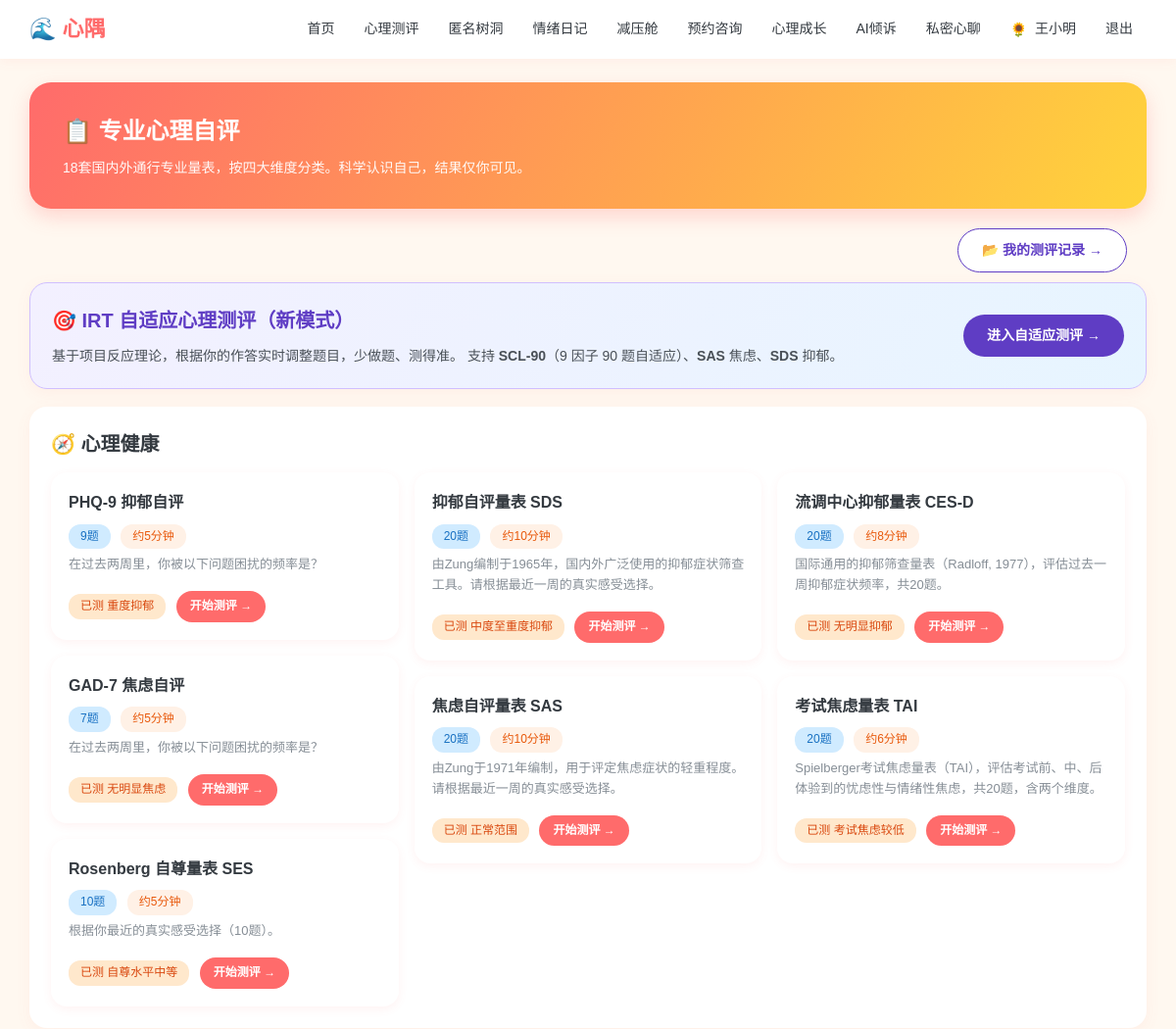
The page /assessment (signed in, upper part) on the database as committed earlier.
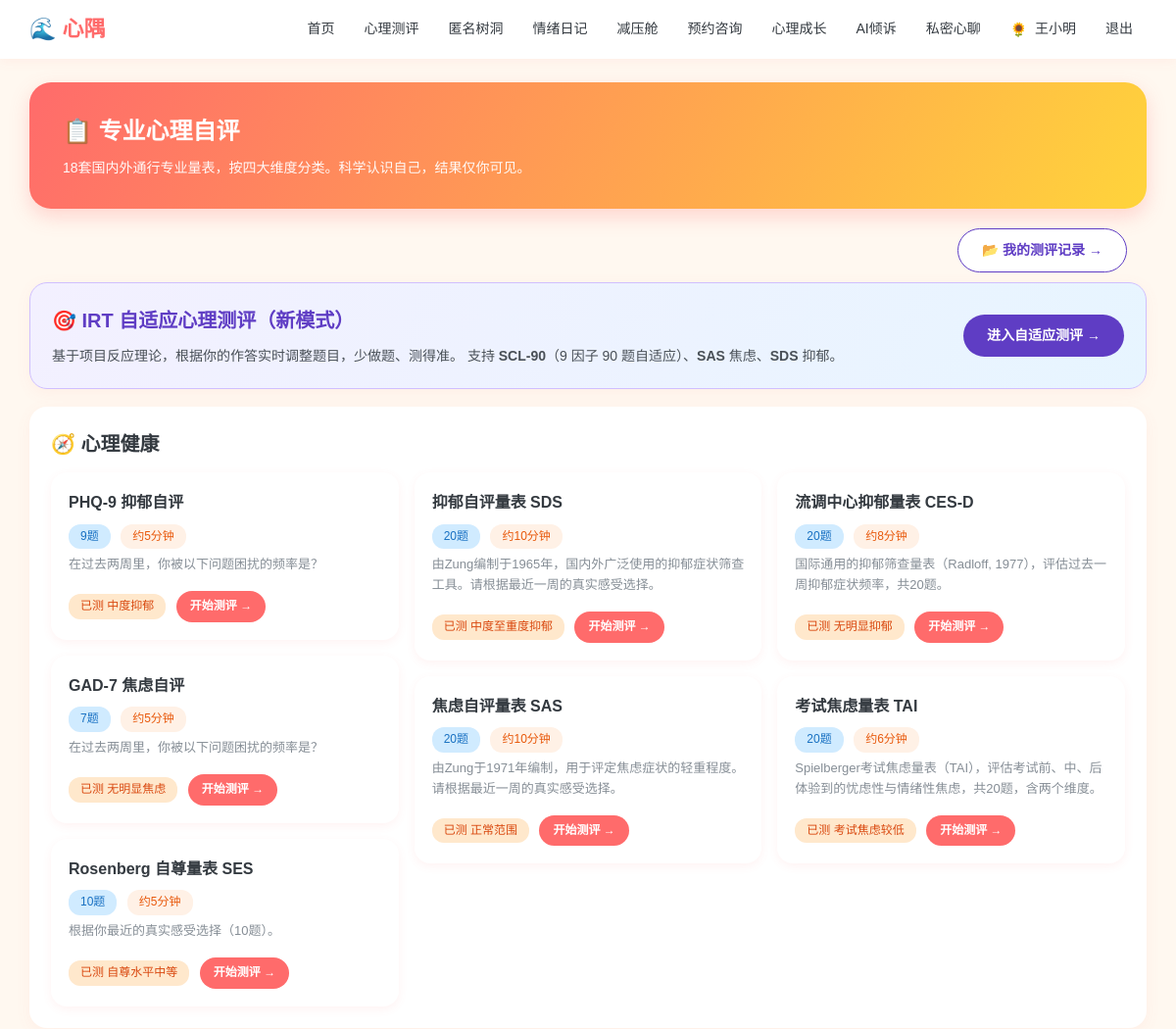
The same page on the database as committed later.
### models.py (models this page shows)
class Assessment(db.Model):
    __tablename__ = "assessments"
    id = db.Column(db.Integer, primary_key=True)
    user_id = db.Column(db.Integer, db.ForeignKey("users.id"))
    scale_code = db.Column(db.String(32))
    answers = db.Column(db.Text)
    score = db.Column(db.Integer, default=0)
    level = db.Column(db.String(32), default="")
    advice = db.Column(db.Text, default="")
    created_at = db.Column(db.DateTime, default=datetime.now)

### app.py (the view)
@app.route("/assessment")
@login_required()
def assessments(u):
    cats = {}
    history = {}
    for code, sc in engine.SCALES.items():
        history[code] = Assessment.query.filter_by(user_id=u.id, scale_code=code).order_by(Assessment.created_at.desc()).first()
        cats.setdefault(sc["category"], []).append((code, sc))
    return render_template("assessments.html", u=u, cats=cats, history=history)

### app.py (called while the page is built)
def login_required(role=None):
    def decor(f):
        @wraps(f)
        def wrapper(*args,**kwargs):
            uid = session.get("uid")
            if not uid:
                return redirect(url_for("login", next=request.path))
            u = db.session.get(User, uid)
            if not u:
                session.clear()
                return redirect(url_for("login"))
            if not u.profile_completed and request.endpoint not in (
                    "profile", "logout", "static", "avatar_upload"):
                flash("首次登录请先完善你的基本信息", "warn")
                return redirect(url_for("profile"))
            if role and u.role != role:
                flash("该页面需要相应权限", "warn")
                return redirect(url_for("index"))
            return f(u, *args, **kwargs)
        return wrapper
    return decor

### templates/assessments.html (shortened to what this page needs)
{% extends "base.html" %}
{% block body %}
<div class="hero-banner">
  <h1>📋 专业心理自评</h1>
  <p>18套国内外通行专业量表，按四大维度分类。科学认识自己，结果仅你可见。</p>
</div>
<div style="max-width:1100px;margin:10px auto;display:flex;justify-content:flex-end">
  <a class="btn" href="{{ url_for('my_assessments') }}" style="background:#fff;border:1.5px solid #5f3dc4;color:#5f3dc4">📂 我的测评记录 →</a>
</div>
<div class="card" style="background:linear-gradient(120deg,#f3f0ff,#e7f5ff);border:1px solid #d0bfff">
  <div style="display:flex;justify-content:space-between;align-items:center;flex-wrap:wrap;gap:12px">
    <div>
      <h2 style="margin:0;color:#5f3dc4">🎯 IRT 自适应心理测评（新模式）</h2>
      <p style="margin:8px 0 0;color:#495057;font-size:14px;line-height:1.6">
        基于项目反应理论，根据你的作答实时调整题目，少做题、测得准。
        支持 <b>SCL-90</b>（9 因子 90 题自适应）、<b>SAS</b> 焦虑、<b>SDS</b> 抑郁。
      </p>
    </div>
    <a class="btn" href="{{ url_for('irt_home') }}" style="background:#5f3dc4;color:#fff">进入自适应测评 →</a>
  </div>
</div>
{% for cat, items in cats.items() %}
<div class="card">
  <h2>🧭 {{ cat }}</h2>
  <div class="masonry">
    {% for code, sc in items %}
    <div class="mcard">
      <div style="font-weight:700;font-size:16px">{{ sc.name }}</div>
      <div style="margin:6px 0">
        <span class="tag tag-blue">{{ sc.questions|length }}题</span>
        <span class="tag">约{{ sc.get('duration', 5) }}分钟</span>
      </div>
      <p style="font-size:13px;color:#868e96;line-height:1.6">{{ sc.desc }}</p>
      <div style="margin-top:10px">
        {% if history[code] %}
          <span class="tag tag-orange">已测 {{ history[code].level }}</span>
        {% endif %}
        <a class="btn btn-sm" style="margin-top:6px" href="{{ url_for('assessment_intro', code=code) }}">开始测评 →</a>
      </div>
    </div>
    {% endfor %}
  </div>
</div>
{% endfor %}
{% endblock %}

Rows that differ between the two databases and show on the page:
no longer on this page (row unchanged): Assessment: level "重度抑郁"
added Assessment: level "中度抑郁"
Other text that changed with them:
list line gone: "PHQ-9 抑郁自评 9 题 约 5 分钟 在过去两周里，你被以下问题困扰的频率是？ 已测 开始测评 →"
new list line: "PHQ-9 抑郁自评 9 题 约 5 分钟 在过去两周里，你被以下问题困扰的频率是？ 已测 开始测评 →"
